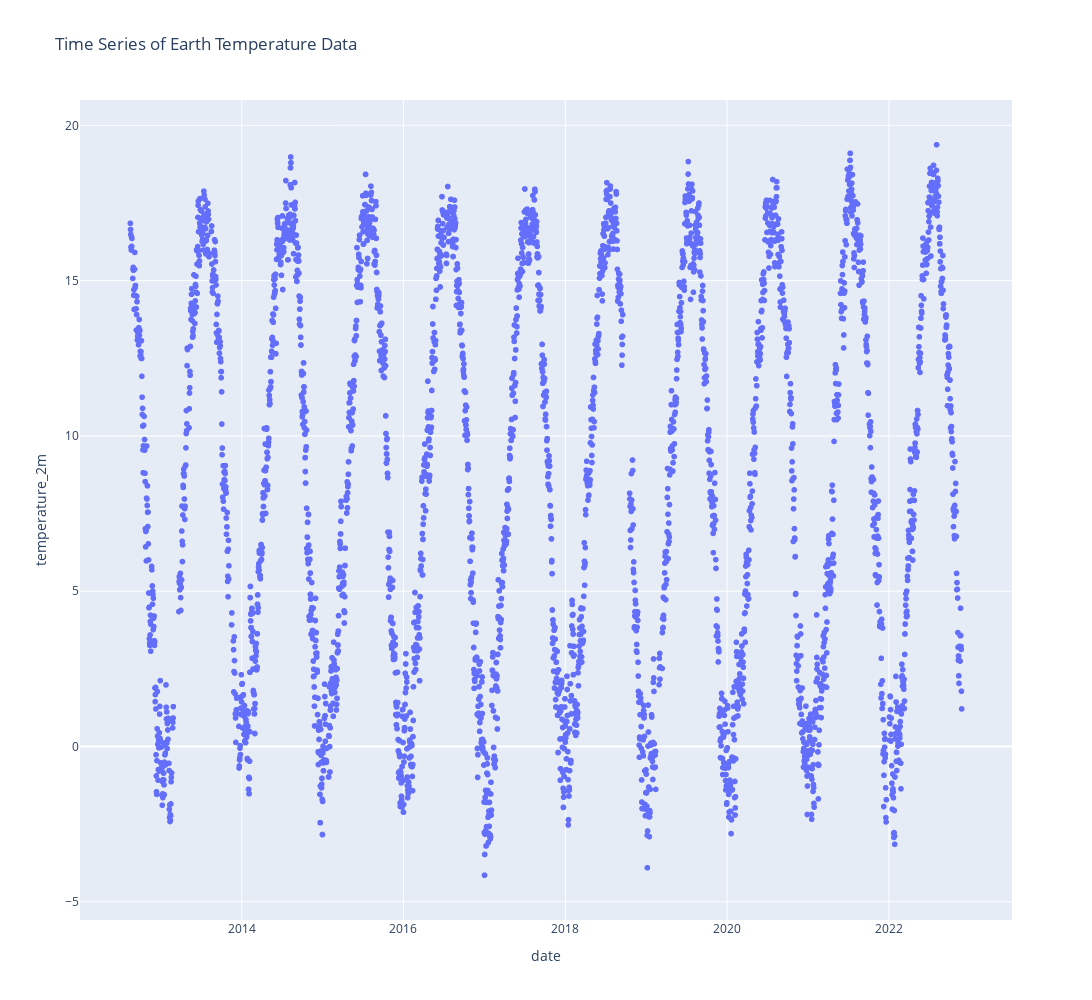

The code cell stored with this chart in its notebook:
### Code cell
# Time Series Plots:
merged_df['temperature_2m_smooth'] = merged_df['temperature_2m'].rolling(window=7).mean()

fig = px.scatter(merged_df, x="date", y="temperature_2m", 
                  title="Time Series of Earth Temperature Data")
fig.update_layout(
    # paper_bgcolor='rgba(0,0,0,0)',
    #               plot_bgcolor='rgba(0,0,0,0)',
    #               font=dict(color='white'),
                  height=1000, 
                  width=2000)
fig.show()

### Figure 1 — Plotly figure (JSON) as saved in the notebook; plotly's stock layout.template omitted (floating-point values rounded to 4 significant figures; data arrays with more than 128 entries replaced by an {"elided": "..."} marker saying what was removed)
{"data": [{"hovertemplate": "date=%{x}<br>temperature_2m=%{y}<extra></extra>", "legendgroup": "", "marker": {"color": "#636efa", "symbol": "circle"}, "mode": "markers", "name": "", "showlegend": false, "type": "scattergl", "x": {"elided": "5450 str values"}, "xaxis": "x", "y": {"elided": "5450 float values"}, "yaxis": "y"}], "layout": {"height": 1000, "legend": {"tracegroupgap": 0}, "title": {"text": "Time Series of Earth Temperature Data"}, "width": 2000, "xaxis": {"anchor": "y", "domain": [0, 1], "title": {"text": "date"}}, "yaxis": {"anchor": "x", "domain": [0, 1], "title": {"text": "temperature_2m"}}}}
